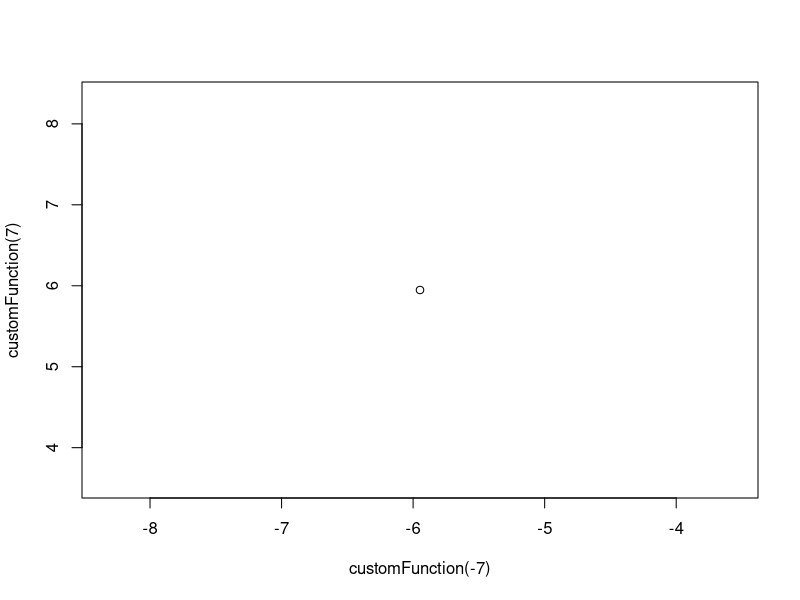

Write the R code that produced this figure.
customFunction <- function(x) {
	3 * sin(x/2) + x
}
customFunction(0)
customFunction(-1)
customFunction(pi)
plot(customFunction(-7),customFunction(7))